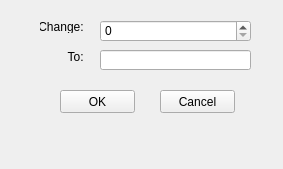
<?xml version="1.0" encoding="UTF-8"?>
<ui version="4.0">
 <class>MainWindow</class>
 <widget class="QMainWindow" name="MainWindow">
  <property name="geometry">
   <rect>
    <x>0</x>
    <y>0</y>
    <width>283</width>
    <height>169</height>
   </rect>
  </property>
  <property name="windowTitle">
   <string>MainWindow</string>
  </property>
  <widget class="QWidget" name="centralwidget">
   <widget class="QLabel" name="label_2">
    <property name="geometry">
     <rect>
      <x>40</x>
      <y>50</y>
      <width>47</width>
      <height>13</height>
     </rect>
    </property>
    <property name="text">
     <string>To: </string>
    </property>
    <property name="alignment">
     <set>Qt::AlignRight|Qt::AlignTrailing|Qt::AlignVCenter</set>
    </property>
   </widget>
   <widget class="QLineEdit" name="leTo">
    <property name="geometry">
     <rect>
      <x>100</x>
      <y>50</y>
      <width>151</width>
      <height>20</height>
     </rect>
    </property>
   </widget>
   <widget class="QLabel" name="label">
    <property name="geometry">
     <rect>
      <x>40</x>
      <y>20</y>
      <width>47</width>
      <height>13</height>
     </rect>
    </property>
    <property name="text">
     <string>Change: </string>
    </property>
    <property name="alignment">
     <set>Qt::AlignRight|Qt::AlignTrailing|Qt::AlignVCenter</set>
    </property>
   </widget>
   <widget class="QPushButton" name="pushButton">
    <property name="geometry">
     <rect>
      <x>60</x>
      <y>90</y>
      <width>75</width>
      <height>23</height>
     </rect>
    </property>
    <property name="text">
     <string>OK</string>
    </property>
   </widget>
   <widget class="QPushButton" name="pushButton_2">
    <property name="geometry">
     <rect>
      <x>160</x>
      <y>90</y>
      <width>75</width>
      <height>23</height>
     </rect>
    </property>
    <property name="text">
     <string>Cancel</string>
    </property>
   </widget>
   <widget class="QSpinBox" name="spnChange">
    <property name="geometry">
     <rect>
      <x>100</x>
      <y>20</y>
      <width>151</width>
      <height>22</height>
     </rect>
    </property>
   </widget>
  </widget>
  <widget class="QMenuBar" name="menubar">
   <property name="geometry">
    <rect>
     <x>0</x>
     <y>0</y>
     <width>283</width>
     <height>21</height>
    </rect>
   </property>
  </widget>
 </widget>
 <resources/>
 <connections/>
</ui>
